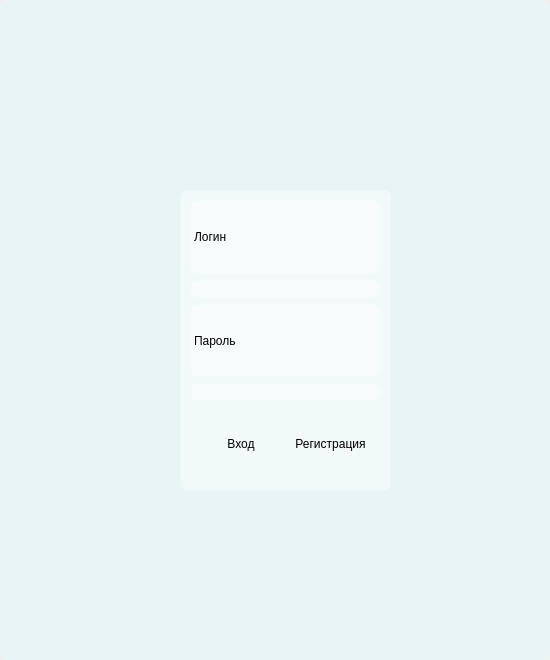
<?xml version="1.0" encoding="UTF-8"?>
<ui version="4.0">
 <class>MainWindow</class>
 <widget class="QMainWindow" name="MainWindow">
  <property name="geometry">
   <rect>
    <x>0</x>
    <y>0</y>
    <width>550</width>
    <height>660</height>
   </rect>
  </property>
  <property name="minimumSize">
   <size>
    <width>550</width>
    <height>660</height>
   </size>
  </property>
  <property name="maximumSize">
   <size>
    <width>550</width>
    <height>660</height>
   </size>
  </property>
  <property name="windowTitle">
   <string>Регистрация</string>
  </property>
  <property name="styleSheet">
   <string notr="true">background-color: qlineargradient(spread:pad, x1:1, y1:1, x2:0, y2:0, stop:0 rgba(	255, 0, 0, 255), stop:0.427447 rgba(139, 0, 0, 125), stop:1 rgba(155, 79, 165, 255));
font-famaly: Roboto Flex;</string>
  </property>
  <widget class="QWidget" name="centralwidget">
   <property name="styleSheet">
    <string notr="true">background-color:rgba(225,255,255,100);
border: 1px  solid rgba(225,255,255,40);
border-radius: 7px;</string>
   </property>
   <widget class="QLabel" name="RANEPA_png">
    <property name="geometry">
     <rect>
      <x>150</x>
      <y>10</y>
      <width>281</width>
      <height>151</height>
     </rect>
    </property>
    <property name="styleSheet">
     <string notr="true">background-color:rgba(255,255,255,0);
border: 0px solid rgba(0,0,0,0);</string>
    </property>
    <property name="text">
     <string/>
    </property>
    <property name="pixmap">
     <pixmap resource="res_rs.qrc">:/icons/icon/image.png</pixmap>
    </property>
   </widget>
   <widget class="QFrame" name="Balance_frame">
    <property name="geometry">
     <rect>
      <x>180</x>
      <y>190</y>
      <width>211</width>
      <height>301</height>
     </rect>
    </property>
    <property name="styleSheet">
     <string notr="true">background-color:rgba(255,255,255,100)</string>
    </property>
    <layout class="QVBoxLayout" name="verticalLayout">
     <item>
      <widget class="QLabel" name="Login">
       <property name="styleSheet">
        <string notr="true"/>
       </property>
       <property name="text">
        <string>Логин</string>
       </property>
      </widget>
     </item>
     <item>
      <widget class="QLineEdit" name="lineEditLog"/>
     </item>
     <item>
      <widget class="QLabel" name="Password">
       <property name="enabled">
        <bool>true</bool>
       </property>
       <property name="text">
        <string>Пароль</string>
       </property>
      </widget>
     </item>
     <item>
      <widget class="QLineEdit" name="lineEditPass"/>
     </item>
     <item>
      <widget class="QFrame" name="reg_and_log">
       <property name="styleSheet">
        <string notr="true">background-color:rgba(225,255,255,0);
border: 0px  solid rgba(225,255,255,40);</string>
       </property>
       <layout class="QHBoxLayout" name="horizontalLayout">
        <item>
         <widget class="QPushButton" name="btn_login">
          <property name="enabled">
           <bool>true</bool>
          </property>
          <property name="maximumSize">
           <size>
            <width>100</width>
            <height>60</height>
           </size>
          </property>
          <property name="styleSheet">
           <string notr="true">QPushButton{
color:black;
background-color:rgba(255,255,255,0);
}
QPushButton:hover{
background-color:rgba(255,255,255,40)
}
QPushButton:pressed{
background-color:rgba(255,255,255,60)
}</string>
          </property>
          <property name="text">
           <string>Вход</string>
          </property>
          <property name="icon">
            <iconset resource="res_rs.qrc">
              <normaloff>:/icons/icon/login.png</normaloff>:/icons/icon/login.png
            </iconset>
          </property>
          <property name="iconSize">
           <size>
            <width>24</width>
            <height>24</height>
           </size>
          </property>
         </widget>
        </item>
        <item>
         <widget class="QPushButton" name="btn_register">
          <property name="maximumSize">
           <size>
            <width>400</width>
            <height>60</height>
           </size>
          </property>
          <property name="styleSheet">
           <string notr="true">QPushButton:hover{
background-color:rgba(255,255,255,40)
}
QPushButton:pressed{
background-color:rgba(255,255,255,60)
}</string>
          </property>
          <property name="text">
           <string>Регистрация</string>
          </property>
          <property name="icon">
            <iconset resource="res_rs.qrc">
              <normaloff>:/icons/icon/key.png</normaloff>:/icons/icon/key.png
            </iconset>
          </property>
          <property name="iconSize">
           <size>
            <width>24</width>
            <height>24</height>
           </size>
          </property>
         </widget>
        </item>
       </layout>
      </widget>
     </item>
    </layout>
   </widget>
  </widget>
 </widget>
 <resources>
  <include location="res_rs.qrc"/>
 </resources>
 <connections/>
</ui>
